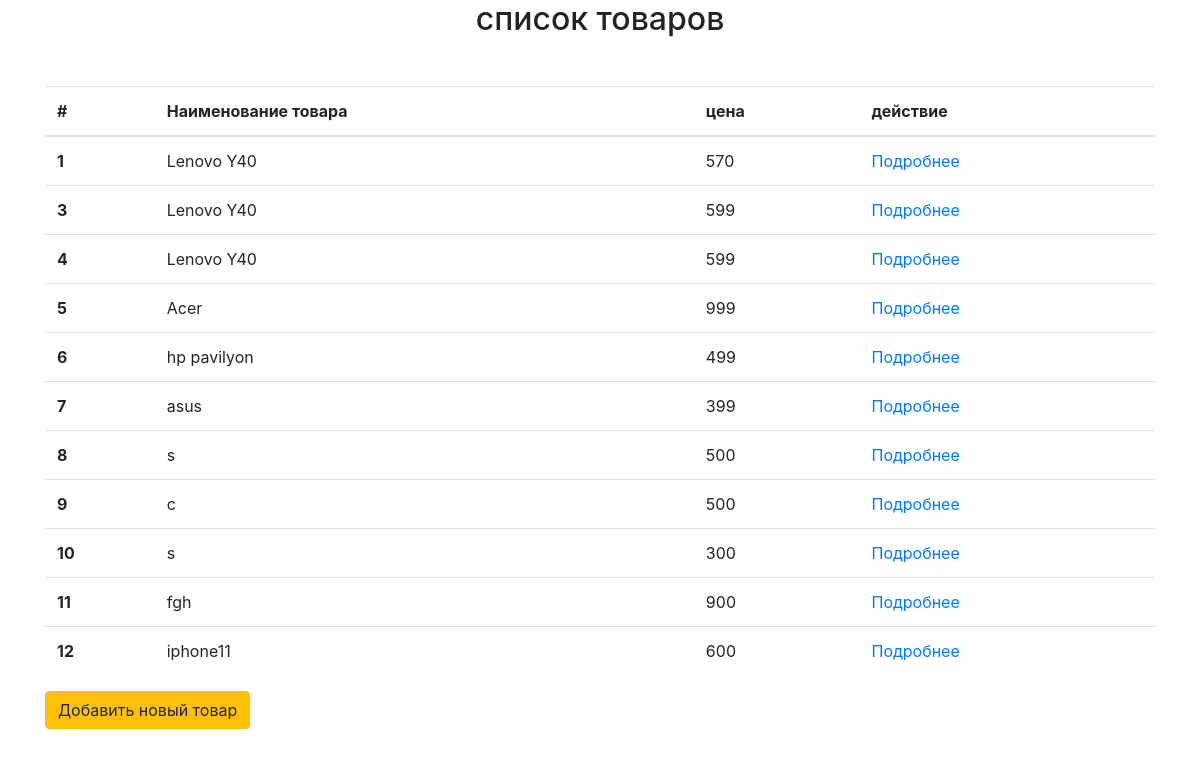
The app's page /item with its own data.
### app/models.py (models this page shows, shortened)
class Item(db.Model):
    id = db.Column(db.Integer, primary_key=True)
    name = db.Column(db.String(30))
    price = db.Column(db.Integer)

### app/views.py (the view)
def item_view():
    title = 'список товаров'
    items = Item.query.all()
    return render_template('items.html', items=items, title=title)

### app/templates/items.html
{% extends 'base.html' %}
{% block content %}
    <div>
            <table class="table table-hover">
      <thead>
        <tr>
          <th scope="col">#</th>
          <th scope="col">Наименование товара</th>
          <th scope="col">цена</th>
          <th scope="col">действие</th>
        </tr>
      </thead>
      <tbody>
      {% for item in items %}
        <tr>
          <th scope="row"> {{ item.id }}</th>
          <td> {{item.name}} </td>
          <td> {{ item.price }} </td>
          <td><a href="{{url_for('single_item', item_id = item.id)}}">Подробнее</a></td>
        </tr>
      {% endfor %}
      </tbody>
    </table>
    </div>
  <div>
    <a href="{{url_for('create_item')}}" class="btn btn-warning" >Добавить новый товар</a>
  </div>
{% endblock %}

### app/templates/base.html (shortened to what this page needs)
<!doctype html>
<html lang="en">
  <head>
    <link rel="stylesheet" href="https://cdn.jsdelivr.net/npm/bootstrap@4.6.2/dist/css/bootstrap.min.css">
  </head>
  <body>
<div class = "container">
    <h2 class="mb-5 text-center">{{title}}</h2>
    {% block content %}
    {% endblock %}
  </body>
</html>

### records on screen
Item: id "1", name "Lenovo Y40", price "570"
Item: id "3", name "Lenovo Y40", price "599"
Item: id "4", name "Lenovo Y40", price "599"
Item: id "5", name "Acer", price "999"
Item: id "6", name "hp pavilyon", price "499"
Item: id "7", name "asus", price "399"
Item: id "8", name "s", price "500"
Item: id "9", name "c", price "500"
Item: id "10", name "s", price "300"
Item: id "11", name "fgh", price "900"
Item: id "12", name "iphone11", price "600"

### other values on screen
{{ title }} "список товаров"
